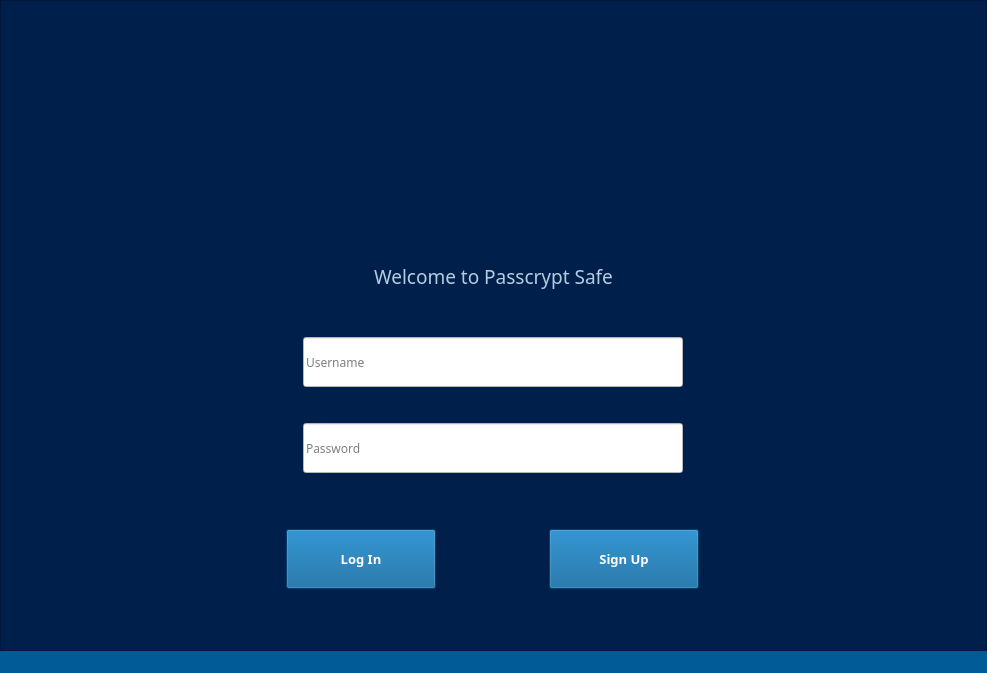
<?xml version="1.0" encoding="UTF-8"?>
<ui version="4.0">
 <class>LoginScreen</class>
 <widget class="QMainWindow" name="LoginScreen">
  <property name="geometry">
   <rect>
    <x>0</x>
    <y>0</y>
    <width>987</width>
    <height>673</height>
   </rect>
  </property>
  <property name="windowTitle">
   <string>Passcrypt Safe - Login Window</string>
  </property>
  <property name="autoFillBackground">
   <bool>false</bool>
  </property>
  <property name="styleSheet">
   <string notr="true">background-color: rgb(0, 91, 150);</string>
  </property>
  <widget class="QWidget" name="mainContainer">
   <layout class="QGridLayout" name="gridLayout">
    <property name="leftMargin">
     <number>0</number>
    </property>
    <property name="topMargin">
     <number>0</number>
    </property>
    <property name="rightMargin">
     <number>0</number>
    </property>
    <property name="bottomMargin">
     <number>0</number>
    </property>
    <property name="horizontalSpacing">
     <number>0</number>
    </property>
    <item row="0" column="0">
     <widget class="QFrame" name="verticalContainer">
      <property name="autoFillBackground">
       <bool>false</bool>
      </property>
      <property name="styleSheet">
       <string notr="true">background-color: rgb(1, 31, 75);</string>
      </property>
      <property name="frameShape">
       <enum>QFrame::StyledPanel</enum>
      </property>
      <property name="frameShadow">
       <enum>QFrame::Raised</enum>
      </property>
      <layout class="QVBoxLayout" name="verticalLayout">
       <item alignment="Qt::AlignHCenter">
        <widget class="QLabel" name="logoLabel">
         <property name="maximumSize">
          <size>
           <width>175</width>
           <height>175</height>
          </size>
         </property>
         <property name="text">
          <string/>
         </property>
         <property name="pixmap">
          <pixmap>Rectangle 3.png</pixmap>
         </property>
         <property name="scaledContents">
          <bool>true</bool>
         </property>
        </widget>
       </item>
       <item>
        <widget class="QLabel" name="welcomeLabel">
         <property name="minimumSize">
          <size>
           <width>0</width>
           <height>0</height>
          </size>
         </property>
         <property name="maximumSize">
          <size>
           <width>16777215</width>
           <height>50</height>
          </size>
         </property>
         <property name="font">
          <font>
           <family>Montserrat</family>
           <pointsize>14</pointsize>
           <weight>50</weight>
           <bold>false</bold>
          </font>
         </property>
         <property name="styleSheet">
          <string notr="true">color: rgb(179, 205, 224);</string>
         </property>
         <property name="text">
          <string>Welcome to Passcrypt Safe</string>
         </property>
         <property name="alignment">
          <set>Qt::AlignCenter</set>
         </property>
        </widget>
       </item>
       <item alignment="Qt::AlignHCenter">
        <widget class="QLineEdit" name="usernameEdit">
         <property name="minimumSize">
          <size>
           <width>380</width>
           <height>50</height>
          </size>
         </property>
         <property name="maximumSize">
          <size>
           <width>1000</width>
           <height>16777215</height>
          </size>
         </property>
         <property name="font">
          <font>
           <family>Montserrat</family>
          </font>
         </property>
         <property name="styleSheet">
          <string notr="true">background-color: rgb(255, 255, 255);</string>
         </property>
         <property name="placeholderText">
          <string>Username</string>
         </property>
        </widget>
       </item>
       <item alignment="Qt::AlignHCenter">
        <widget class="QLineEdit" name="passwordEdit">
         <property name="minimumSize">
          <size>
           <width>380</width>
           <height>50</height>
          </size>
         </property>
         <property name="maximumSize">
          <size>
           <width>1000</width>
           <height>16777215</height>
          </size>
         </property>
         <property name="font">
          <font>
           <family>Montserrat</family>
          </font>
         </property>
         <property name="styleSheet">
          <string notr="true">background-color: rgb(255, 255, 255);</string>
         </property>
         <property name="placeholderText">
          <string>Password</string>
         </property>
        </widget>
       </item>
       <item>
        <widget class="QWidget" name="buttonContainer" native="true">
         <property name="maximumSize">
          <size>
           <width>16777215</width>
           <height>100</height>
          </size>
         </property>
         <layout class="QHBoxLayout" name="horizontalLayout">
          <property name="spacing">
           <number>0</number>
          </property>
          <property name="leftMargin">
           <number>10</number>
          </property>
          <property name="rightMargin">
           <number>9</number>
          </property>
          <item>
           <widget class="QLabel" name="paddingLabel">
            <property name="minimumSize">
             <size>
              <width>20</width>
              <height>0</height>
             </size>
            </property>
            <property name="maximumSize">
             <size>
              <width>40</width>
              <height>16777215</height>
             </size>
            </property>
            <property name="text">
             <string/>
            </property>
           </widget>
          </item>
          <item>
           <widget class="QPushButton" name="loginButton">
            <property name="minimumSize">
             <size>
              <width>0</width>
              <height>50</height>
             </size>
            </property>
            <property name="maximumSize">
             <size>
              <width>150</width>
              <height>60</height>
             </size>
            </property>
            <property name="font">
             <font>
              <family>Montserrat</family>
              <pointsize>10</pointsize>
              <weight>75</weight>
              <bold>true</bold>
             </font>
            </property>
            <property name="mouseTracking">
             <bool>false</bool>
            </property>
            <property name="styleSheet">
             <string notr="true">background-color: rgb(0, 91, 150);
color: rgb(255, 255, 255);</string>
            </property>
            <property name="text">
             <string>Log In</string>
            </property>
            <property name="flat">
             <bool>false</bool>
            </property>
           </widget>
          </item>
          <item>
           <widget class="QPushButton" name="signupButton">
            <property name="minimumSize">
             <size>
              <width>0</width>
              <height>50</height>
             </size>
            </property>
            <property name="maximumSize">
             <size>
              <width>150</width>
              <height>60</height>
             </size>
            </property>
            <property name="font">
             <font>
              <family>Montserrat</family>
              <pointsize>10</pointsize>
              <weight>75</weight>
              <bold>true</bold>
             </font>
            </property>
            <property name="mouseTracking">
             <bool>false</bool>
            </property>
            <property name="styleSheet">
             <string notr="true">background-color: rgb(0, 91, 150);
color: rgb(255, 255, 255);</string>
            </property>
            <property name="text">
             <string>Sign Up</string>
            </property>
            <property name="flat">
             <bool>false</bool>
            </property>
           </widget>
          </item>
          <item>
           <widget class="QLabel" name="paddingLabel_2">
            <property name="minimumSize">
             <size>
              <width>20</width>
              <height>0</height>
             </size>
            </property>
            <property name="maximumSize">
             <size>
              <width>40</width>
              <height>16777215</height>
             </size>
            </property>
            <property name="text">
             <string/>
            </property>
           </widget>
          </item>
         </layout>
        </widget>
       </item>
      </layout>
     </widget>
    </item>
   </layout>
  </widget>
  <widget class="QStatusBar" name="statusbar"/>
 </widget>
 <resources/>
 <connections/>
</ui>
